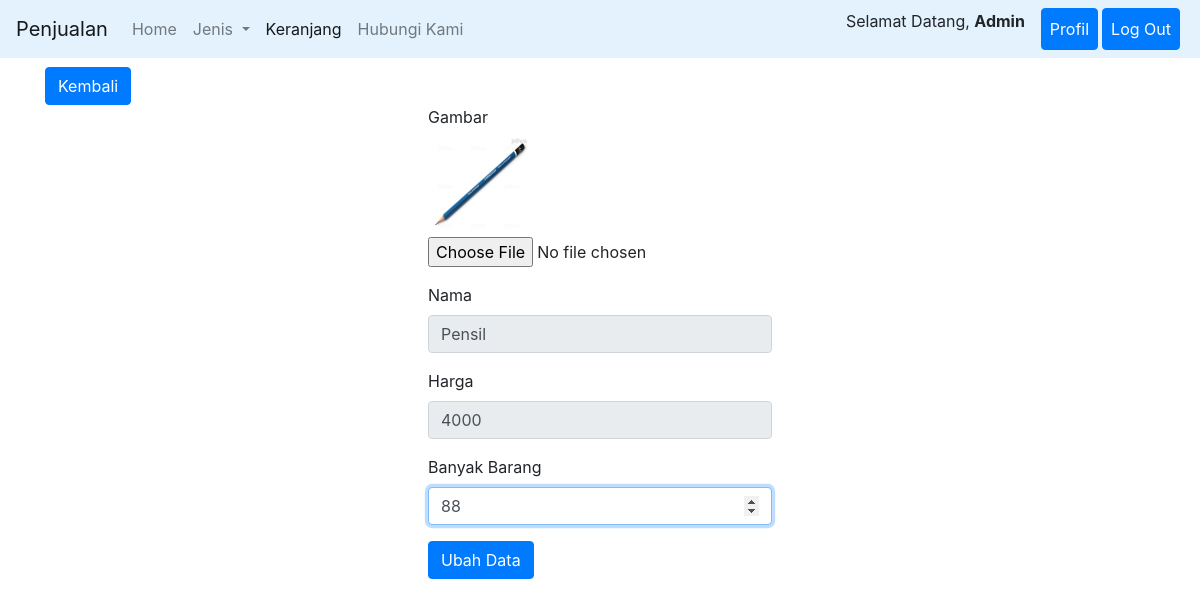
The app's page /ubahkeranjang.php?no=17 (signed in) with its own data.
### tables this page shows
CREATE TABLE `formulir` (
  `id` int(11) NOT NULL,
  `gambar` varchar(255) NOT NULL,
  `nama` varchar(30) NOT NULL,
  `noidentitas` varchar(30) NOT NULL,
  `email` varchar(30) NOT NULL,
  `nohp` varchar(30) NOT NULL,
  `jk` enum('Laki-Laki','Perempuan') NOT NULL
);

CREATE TABLE `keranjang` (
  `urut` int(11) NOT NULL,
  `no` int(11) NOT NULL,
  `id` int(11) NOT NULL,
  `gambar` varchar(250) NOT NULL,
  `nama` varchar(30) NOT NULL,
  `harga` int(11) NOT NULL,
  `banyak` int(11) NOT NULL,
  `total` int(11) NOT NULL
);

### ubahkeranjang.php (the view, shortened to what this page needs)
<?php
	require 'functions.php';
	$no = $_GET["no"];
	$row = query("SELECT * FROM keranjang WHERE no = $no")[0];
	$barang = query("SELECT * FROM barang WHERE id = $no")[0];
	$id = $_COOKIE["id"];
	$login = mysqli_query($conn, "SELECT * FROM formulir WHERE id = '$id'");
	$query = mysqli_fetch_assoc($login);
?>
<!DOCTYPE html>
<html lang="en">
<head>
    <link rel="stylesheet" href="bootstrap-4.3.1/dist/css/bootstrap.min.css">
    <link rel="stylesheet" href="css.css">
</head>
<body>
	<nav class="navbar navbar-expand-lg  navbar-light" style="background-color: #e3f2fd;">
  <a class="navbar-brand" href="user.php">Penjualan</a>
  <div class="collapse navbar-collapse" id="navbarSupportedContent">
    <ul class="navbar-nav mr-auto">
      <li class="nav-item">
        <a class="nav-link" href="user.php">Home <span class="sr-only">(current)</span></a>
      </li>
      <li class="nav-item dropdown">
        <a class="nav-link dropdown-toggle" href="#" id="navbarDropdown" role="button" data-toggle="dropdown" aria-haspopup="true" name="barang" aria-expanded="false">
          Jenis
        </a>
      </li>
      <li class="nav-item active">
        <a class="nav-link" href="keranjang.php">Keranjang</a>
      </li>
      <li class="nav-item">
        <a class="nav-link" href="#">Hubungi Kami</a>
      </li>
    </ul>
    <ul class="navbar-nav mr-3">
    	<li class="nav-item">
        <p class="">Selamat Datang, <b><?= $query['nama'];?></b></p>
      </li>
    </ul>
		<div class="navbar-nav mr-1">
    	<a class=" btn btn-primary nav-link" href="profil.php" role="button" aria-haspopup="true" aria-expanded="false" style="color:white; ">
          Profil
        </a>
    	</div>
    	<div class="navbar-nav mr-1">
    	<a class=" btn btn-primary nav-link" href="logout.php" role="button" aria-haspopup="true" aria-expanded="false" style="color:white; ">
          Log Out
        </a>
        </div>
  </div>
</nav>
	<div style="margin-top: 0.75%">
	<div class="container">
		<a class="btn btn-primary" href="keranjang.php" role="button">Kembali</a>
	<div class="row justify-content-md-center">
		<div class="col-md-auto">
	<form action="" method="post" enctype="multipart/form-data">
	  <div class="form-group">
	    <label for="gambar">Gambar</label><br>
	    <img src="img/<?= $row['gambar']; ?>" alt="" width="100" height="100">
    <input type="file" name="gambar" class="form-control-file" id="gambar">
	  </div>
	  <div class="form-group">
	    <label for="nama">Nama</label>
	    <input type="text" name="nama" class="form-control" id="nama" required="" placeholder="Nama Barang" value="<?= $row["nama"] ?>" disabled>
	  </div>
	  <div class="form-group">
	  	<label for="harga">Harga</label>
	    <input type="text" name="harga" class="form-control" id="harga" placeholder="Harga Barang" required="" onkeypress="return Angkasaja(event)" value="<?= $row["harga"] ?>" disabled>
	  </div>
	  <div class="form-group">
	  	<label for="banyak">Banyak Barang</label>
	    <input type="number" name="banyak" class="form-control" id="banyak" placeholder="Banyak Barang" required="" value="<?= $row["banyak"] ?>" autofocus>
	  </div>
	  <button type="submit" class="btn btn-primary" name="submit">Ubah Data</button>
	</form>
	</div>
	</div>
	</div>
	</div>
</body>
</html>

### records on screen
formulir: nama "Admin"
keranjang: gambar (picture), nama "Pensil", harga "4000", banyak "88"
